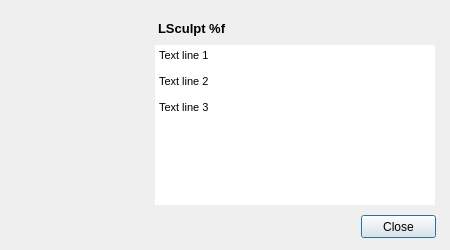
<?xml version="1.0" encoding="UTF-8"?>
<ui version="4.0">
 <class>AboutDialog</class>
 <widget class="QDialog" name="AboutDialog">
  <property name="geometry">
   <rect>
    <x>0</x>
    <y>0</y>
    <width>450</width>
    <height>250</height>
   </rect>
  </property>
  <property name="minimumSize">
   <size>
    <width>450</width>
    <height>250</height>
   </size>
  </property>
  <property name="maximumSize">
   <size>
    <width>450</width>
    <height>250</height>
   </size>
  </property>
  <property name="windowTitle">
   <string>About LSculpt</string>
  </property>
  <widget class="QLabel" name="titleLabel">
   <property name="geometry">
    <rect>
     <x>158</x>
     <y>20</y>
     <width>275</width>
     <height>16</height>
    </rect>
   </property>
   <property name="font">
    <font>
     <pointsize>10</pointsize>
     <weight>75</weight>
     <bold>true</bold>
    </font>
   </property>
   <property name="text">
    <string>LSculpt %f</string>
   </property>
  </widget>
  <widget class="QPushButton" name="closeButton">
   <property name="geometry">
    <rect>
     <x>361</x>
     <y>215</y>
     <width>75</width>
     <height>23</height>
    </rect>
   </property>
   <property name="text">
    <string>Close</string>
   </property>
  </widget>
  <widget class="QLabel" name="label">
   <property name="geometry">
    <rect>
     <x>14</x>
     <y>30</y>
     <width>120</width>
     <height>120</height>
    </rect>
   </property>
   <property name="text">
    <string/>
   </property>
   <property name="pixmap">
    <pixmap>ls_icon_120.png</pixmap>
   </property>
  </widget>
  <widget class="QTextEdit" name="textEdit">
   <property name="enabled">
    <bool>true</bool>
   </property>
   <property name="geometry">
    <rect>
     <x>155</x>
     <y>45</y>
     <width>280</width>
     <height>160</height>
    </rect>
   </property>
   <property name="frameShape">
    <enum>QFrame::NoFrame</enum>
   </property>
   <property name="frameShadow">
    <enum>QFrame::Plain</enum>
   </property>
   <property name="html">
    <string>&lt;!DOCTYPE HTML PUBLIC &quot;-//W3C//DTD HTML 4.0//EN&quot; &quot;http://www.w3.org/TR/REC-html40/strict.dtd&quot;&gt;
&lt;html&gt;&lt;head&gt;&lt;meta name=&quot;qrichtext&quot; content=&quot;1&quot; /&gt;&lt;style type=&quot;text/css&quot;&gt;
p, li { white-space: pre-wrap; }
&lt;/style&gt;&lt;/head&gt;&lt;body style=&quot; font-family:'MS Shell Dlg 2'; font-size:8.25pt; font-weight:400; font-style:normal;&quot;&gt;
&lt;p style=&quot; margin-top:0px; margin-bottom:0px; margin-left:0px; margin-right:0px; -qt-block-indent:0; text-indent:0px;&quot;&gt;&lt;span style=&quot; font-size:8pt;&quot;&gt;Text line 1&lt;/span&gt;&lt;/p&gt;
&lt;p style=&quot;-qt-paragraph-type:empty; margin-top:0px; margin-bottom:0px; margin-left:0px; margin-right:0px; -qt-block-indent:0; text-indent:0px; font-size:8pt;&quot;&gt;&lt;/p&gt;
&lt;p style=&quot; margin-top:0px; margin-bottom:0px; margin-left:0px; margin-right:0px; -qt-block-indent:0; text-indent:0px;&quot;&gt;&lt;span style=&quot; font-size:8pt;&quot;&gt;Text line 2&lt;/span&gt;&lt;/p&gt;
&lt;p style=&quot;-qt-paragraph-type:empty; margin-top:0px; margin-bottom:0px; margin-left:0px; margin-right:0px; -qt-block-indent:0; text-indent:0px; font-size:8pt;&quot;&gt;&lt;/p&gt;
&lt;p style=&quot; margin-top:0px; margin-bottom:0px; margin-left:0px; margin-right:0px; -qt-block-indent:0; text-indent:0px;&quot;&gt;&lt;span style=&quot; font-size:8pt;&quot;&gt;Text line 3&lt;/span&gt;&lt;/p&gt;&lt;/body&gt;&lt;/html&gt;</string>
   </property>
  </widget>
 </widget>
 <resources/>
 <connections>
  <connection>
   <sender>closeButton</sender>
   <signal>clicked()</signal>
   <receiver>AboutDialog</receiver>
   <slot>close()</slot>
   <hints>
    <hint type="sourcelabel">
     <x>347</x>
     <y>271</y>
    </hint>
    <hint type="destinationlabel">
     <x>199</x>
     <y>149</y>
    </hint>
   </hints>
  </connection>
 </connections>
</ui>
